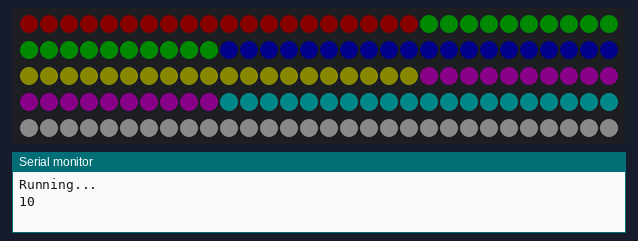
Bench run of a sketch on a simulated Arduino Uno, built with avr-gcc and run on an emulated ATmega328P. On the bench: 150 RGB LEDs in strip order, left to right, continuing on the next row, the last lines printed to the serial monitor. Dim RGB values are drawn brighter than linear.

Above: at 0.06 s.
At 97.9 s:
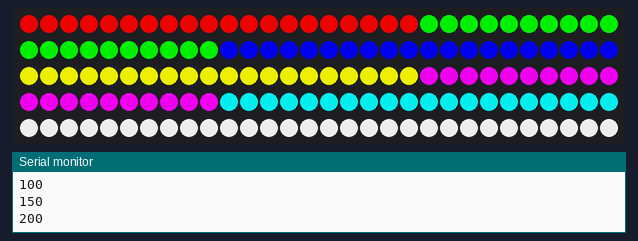

The sketch:

MyTests.ino
```cpp
#include <Adafruit_NeoPixel.h>

#define PIN 2
#define NUMPIXELS 150

// When setting up the NeoPixel library, we tell it how many pixles,
// and which pin to use to send signals
Adafruit_NeoPixel strip(NUMPIXELS, PIN, NEO_GRB + NEO_KHZ800);
// Adafruit_NeoPixel strip(NUMPIXELS, PIN, NEO_GRB + NEO_KHZ800);

// colors
#define BRIGHTNESS 150
uint32_t tempBrightness = 0;

// fixed brightness
#define RED strip.Color(BRIGHTNESS, 0, 0)
#define GREEN strip.Color(0, BRIGHTNESS, 0)
#define BLUE strip.Color(0, 0, BRIGHTNESS)
#define YELLOW strip.Color(BRIGHTNESS, BRIGHTNESS, 0)
#define MAGENTA strip.Color(BRIGHTNESS, 0, BRIGHTNESS)
#define CYAN strip.Color(0, BRIGHTNESS, BRIGHTNESS)
#define WHITE strip.Color(BRIGHTNESS, BRIGHTNESS, BRIGHTNESS)

// macro brightness
#define RED(brightness) strip.Color(brightness, 0, 0)
#define GREEN(brightness) strip.Color(0, brightness, 0)
#define BLUE(brightness) strip.Color(0, 0, brightness)
#define YELLOW(brightness) strip.Color(brightness, brightness, 0)
#define MAGENTA(brightness) strip.Color(brightness, 0, brightness)
#define CYAN(brightness) strip.Color(0, brightness, brightness)
#define WHITE(brightness) strip.Color(brightness, brightness, brightness)

#define DELAYVAL 50 // Time (in milliseconds) to pause between strip
#define DELAYLOOP 100

// function declaration
void animation(uint32_t color, uint32_t delayval);
void setStripe(uint32_t color);
void setSegment(uint8_t startPixel, uint8_t endPixel, uint32_t color);

void setup() {
  Serial.begin(115200);
  strip.begin(); // INITIALIZE NeoPixel strip object (REQUIRED)
  strip.show(); // Initialize all pixels to 'off'
  Serial.println("Running...");
}

void loop() {
  tempBrightness = 10;
  Serial.println(tempBrightness);
//  testStripe(tempBrightness);
  testSegment(tempBrightness);
//  testAnimation(tempBrightness, DELAYVAL);


  tempBrightness = 50;
  Serial.println(tempBrightness);
//  testStripe(tempBrightness);
  testSegment(tempBrightness);
//  testAnimation(tempBrightness, DELAYVAL);

  tempBrightness = 100;
  Serial.println(tempBrightness);
//  testStripe(tempBrightness);
//  testAnimation(tempBrightness, DELAYVAL);
  testSegment(tempBrightness);

  tempBrightness = 150;
  Serial.println(tempBrightness);
//  testStripe(tempBrightness);
//  testAnimation(tempBrightness, DELAYVAL);
  testSegment(tempBrightness);

  tempBrightness = 200;
  Serial.println(tempBrightness);
//  testStripe(tempBrightness);
//  testAnimation(tempBrightness, DELAYVAL);
  testSegment(tempBrightness);
}

void testStripe(uint8_t brightness){
  Serial.println("setStripe(RED));");
  strip.clear();
  setStripe(RED(brightness));
  delay(DELAYLOOP);

  Serial.println("setStripe(GREEN(BRIGHTNESS));");
  strip.clear();
  setStripe(GREEN(brightness));
  delay(DELAYLOOP);

  Serial.println("setStripe(BLUE(BRIGHTNESS));");
  strip.clear();
  setStripe(BLUE(brightness));
  delay(DELAYLOOP);

  Serial.println("setStripe(YELLOW(BRIGHTNESS));");
  strip.clear();
  setStripe(YELLOW(brightness));
  delay(DELAYLOOP);

  Serial.println("setStripe(MAGENTA(BRIGHTNESS));");
  strip.clear();
  setStripe(MAGENTA(brightness));
  delay(DELAYLOOP);

  Serial.println("setStripe(CYAN(BRIGHTNESS));");
  strip.clear();
  setStripe(CYAN(brightness));
  delay(DELAYLOOP);

  Serial.println("setStripe(WHITE(BRIGHTNESS));");
  strip.clear();
  setStripe(WHITE(brightness));
  delay(DELAYLOOP);
}

void testAnimation(uint8_t brightness, uint32_t delayval){
  Serial.println("animation(RED(BRIGHTNESS), DELAYVAL);");
  strip.clear();
  animation(RED(brightness), DELAYVAL);
  delay(DELAYLOOP);

  Serial.println("animation(GREEN(BRIGHTNESS), DELAYVAL);");
  strip.clear();
  animation(GREEN(brightness), DELAYVAL);
  delay(DELAYLOOP);

  Serial.println("animation(BLUE(BRIGHTNESS), DELAYVAL);");
  strip.clear();
  animation(BLUE(brightness), DELAYVAL);
  delay(DELAYLOOP);

  Serial.println("animation(YELLOW(BRIGHTNESS), DELAYVAL);");
  strip.clear();
  animation(YELLOW(brightness), DELAYVAL);
  delay(DELAYLOOP);

  Serial.println("animation(MAGENTA(BRIGHTNESS), DELAYVAL);");
  strip.clear();
  animation(MAGENTA(brightness), DELAYVAL);
  delay(DELAYLOOP);

  Serial.println("animation(CYAN(BRIGHTNESS), DELAYVAL);");
  strip.clear();
  animation(CYAN(brightness), DELAYVAL);
  delay(DELAYLOOP);

  Serial.println("animation(WHITE(BRIGHTNESS), DELAYVAL);");
  strip.clear();
  animation(WHITE(brightness), DELAYVAL);
  delay(DELAYLOOP);
}


void testSegment(uint8_t brightness){
  setSegment(0, 20, RED(brightness));
  setSegment(20, 40, GREEN(brightness));
  setSegment(40, 60, BLUE(brightness));
  setSegment(60, 80, YELLOW(brightness));
  setSegment(80, 100, MAGENTA(brightness));
  setSegment(100, 120, CYAN(brightness));
  setSegment(120, 150, WHITE(brightness));
  strip.show();   // Send the updated pixel colors to the hardware.
  delay(DELAYLOOP);

//  setSegment(0, 50, GREEN(brightness));
//  setSegment(50, 100, BLUE(brightness));
//  setSegment(100, 150, RED(brightness));
//  delay(DELAYLOOP);
//
//  setSegment(0, 50, BLUE(brightness));
//  setSegment(50, 100, RED(brightness));
//  setSegment(100, 150, GREEN(brightness));
//  delay(DELAYLOOP);
}


void setStripe(uint32_t color) {
  for(int i=0; i<NUMPIXELS; i++) { // For each pixel...
    strip.setPixelColor(i, color);
  }
  strip.show();   // Send the updated pixel colors to the hardware.
}

void animation(uint32_t color, uint32_t delayval) {
   for(int i=0; i<NUMPIXELS; i++) { // For each pixel...
    strip.setPixelColor(i, color);
    strip.show();   // Send the updated pixel colors to the hardware.
    delay(delayval); // Pause before next pass through loop
  }
}

void setSegment(uint8_t startPixel, uint8_t endPixel, uint32_t color) {
   for(int i=startPixel; i<endPixel; i++) { // For each pixel in the segment
    strip.setPixelColor(i, color);
  }
}

void animateSegment(uint8_t startPixel, uint8_t endPixel, uint32_t color, uint32_t delayval) {
   for(int i=startPixel; i<endPixel; i++) { // For each pixel in the segment
    strip.setPixelColor(i, color);
    delay(DELAYVAL); // Pause before next pass through loop
  }
  strip.show();   // Send the updated pixel colors to the hardware.
}
```
